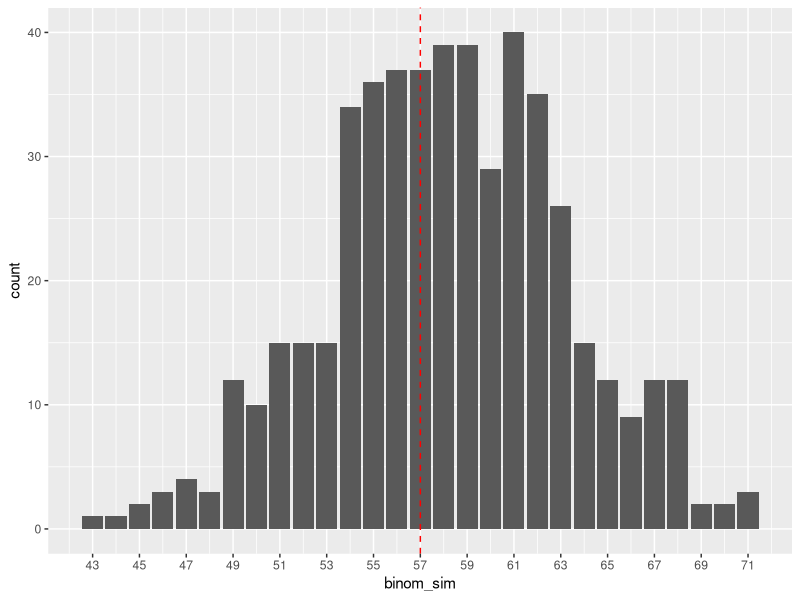
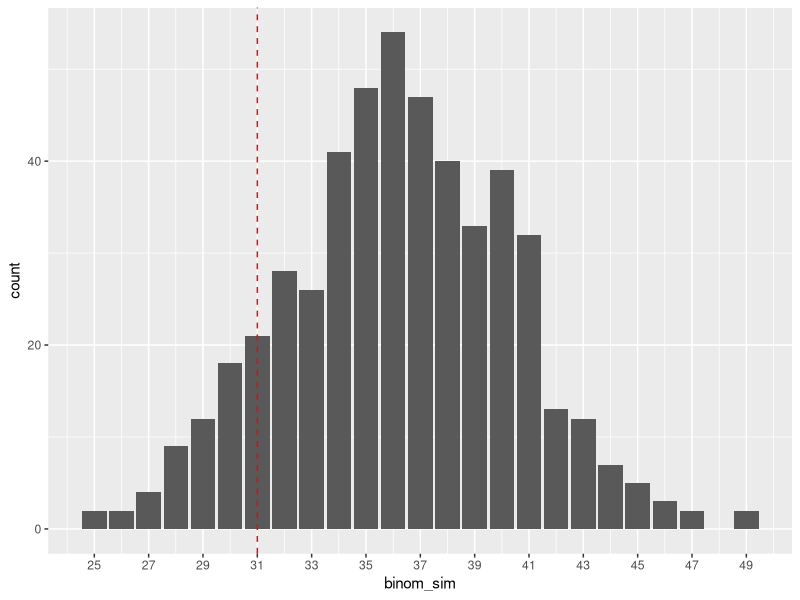
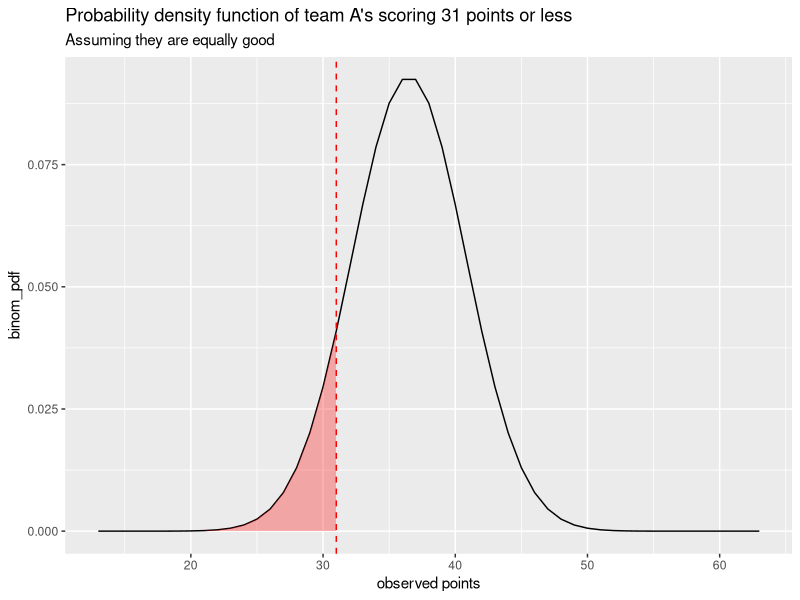

Source code (R) for these figures, in order:
## ---- chunk 1
knitr::opts_chunk$set
## ---- chunk 2
library(ggplot2)
## ---- chunk 3
data.frame(
  "team" = c("A", "B"),
  "origin" = c("CHN", "CHN"),
  "player_name" = c("ZHENG Si Wei, HUANG Ya Qiong", "WANG Yi Lyu, HUANG Dong Ping"),
  "match" = c(1,2),
  "game_1" = c(17,21),
  "game_2" = c(21,17),
  "game_3" = c(19,21)
)
## ---- chunk 4
a_score <- 57
b_score <- 59
total_score <- 116
a_p <- 57/116
a_b <- 59/116
## ---- chunk 5
rbinom(10,116,0.5)
## ---- chunk 6
binom_sim <- rbinom(500,116,0.5)
max_binom_sim <- max(binom_sim)
min_binom_sim <- min(binom_sim)
plot <- ggplot() +
  aes(binom_sim) +
  geom_bar() +
  scale_x_continuous(breaks = seq(min_binom_sim,max_binom_sim,2)) +
  geom_vline(xintercept = 57, linetype="dashed", color = "red")
plot
## ---- chunk 7
pbinom(57, 116, 0.5)
## ---- chunk 8
binom.test(57, 116, 0.5, alternative = "less")
## ---- chunk 9
data.frame(
  "team" = c("A", "B"),
  "origin" = c("INA", "MAS"),
  "player_name" = c("GIDEON Marcus Fernaldi, SUKAMULJO Kevin Sanjaya", "CHIA Aaron, SOH Wooi Yik"),
  "match" = c(0,2),
  "game_1" = c(14,21),
  "game_2" = c(17,21)
)
## ---- chunk 10
binom_sim <- rbinom(500,73,0.5)
max_binom_sim <- max(binom_sim)
min_binom_sim <- min(binom_sim)
plot <- ggplot() +
  aes(binom_sim) +
  geom_bar() +
  scale_x_continuous(breaks = seq(min_binom_sim,max_binom_sim,2)) +
  geom_vline(xintercept = 31, linetype="dashed", color = "red")
plot
## ---- chunk 11
pbinom(31, 73, 0.5)
## ---- chunk 12
binom_pdf <- dbinom(seq(13,63,1), 73, 0.5)
plot <- ggplot() +
  aes(seq(13,63,1),binom_pdf) +
  geom_line() +
  geom_vline(xintercept = 31, linetype="dashed", color = "red") +
  geom_polygon(aes(c(seq(13,31,1), seq(31,31, length.out=32))), fill='red', alpha=0.3) +
  labs(title = "Probability density function of team A's scoring 31 points or less", subtitle = "Assuming they are equally good", x="observed points")
plot
